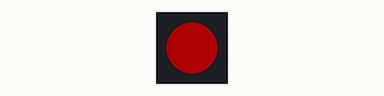
Recording of a sketch running on a simulated ESP32-S2. On the bench: 1 RGB LEDs in strip order, left to right. Dim RGB values are drawn brighter than linear.

Above: at 0.06 s.
At 2.26 s:
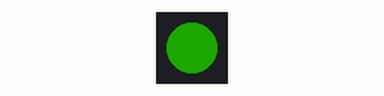
At 4.37 s:
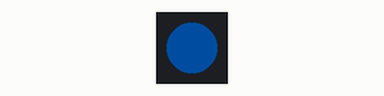
At 8.75 s:
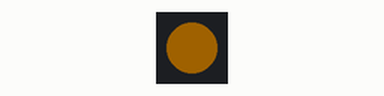
Timing chart, 0 to 9.1 s (numbered marks = the images above):
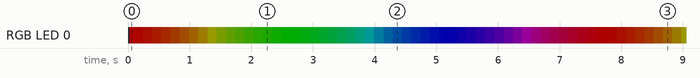

Measured:
- by itself, everything shown: repeats every 7.7 s, in 54 steps

The sketch:

ESP32-S2-Saola-1R_WS2812_RGBLed_FaddingColors.ino
```cpp
/*******************************************************************************
 *
 *          ESP32: Manejo del LED RGB (WS2812)
 *
 *******************************************************************************
 * FileName:        ESP32-S2-Saola-1R_WS2812_RGBLed_FaddingColors.ino
 * Processor:       ESP32-S2-WROVER
 * Complier:        Arduino IDE v1.8.19
 * Blog:            http://mrchunckuee.blogspot.com/
 * Description:     Pequeño ejemplo para testear LED RGB de la board, haciendo
 *                  degradado de los colores.
 *******************************************************************************
 * Rev.         Date            Comment
 *   v1.0.0     02/12/2024      - Creación y prueba de funcionamiento
 ******************************************************************************/
#include <Adafruit_NeoPixel.h>

// ESP32S2 SAOLA 1R GPIO the WS2812 Led.
#define PIN        18

//Single WS2812 config
Adafruit_NeoPixel pixels(1, PIN, NEO_GRB + NEO_KHZ800);

int colorCount = 0;
unsigned long previousMillis = 0;
const long interval = 30;   // Time (in milliseconds) to pause between color change

void setup() {
  pixels.setBrightness(50);
  pixels.begin();
  pixels.show();  // WS2812 Led = Off
}

void loop() {
  unsigned long currentMillis = millis();
  if (currentMillis - previousMillis >= interval) {
    previousMillis = currentMillis;

    //Set the new color
    pixels.setPixelColor(0, Wheel(colorCount));

    // Updated pixel colors
    pixels.show();

    //Change the colors and limit the end
    colorCount++;
    if (colorCount > 255)
        colorCount = 0;
  }
}

// Input a value 0 to 255 to get a color value.
// The colours are a transition r - g - b - back to r.
uint32_t Wheel(byte WheelPos) {
  WheelPos = 255 - WheelPos;
  if(WheelPos < 85) {
    return pixels.Color(255 - WheelPos * 3, 0, WheelPos * 3);
  }
  if(WheelPos < 170) {
    WheelPos -= 85;
    return pixels.Color(0, WheelPos * 3, 255 - WheelPos * 3);
  }
  WheelPos -= 170;
  return pixels.Color(WheelPos * 3, 255 - WheelPos * 3, 0);
}
```
